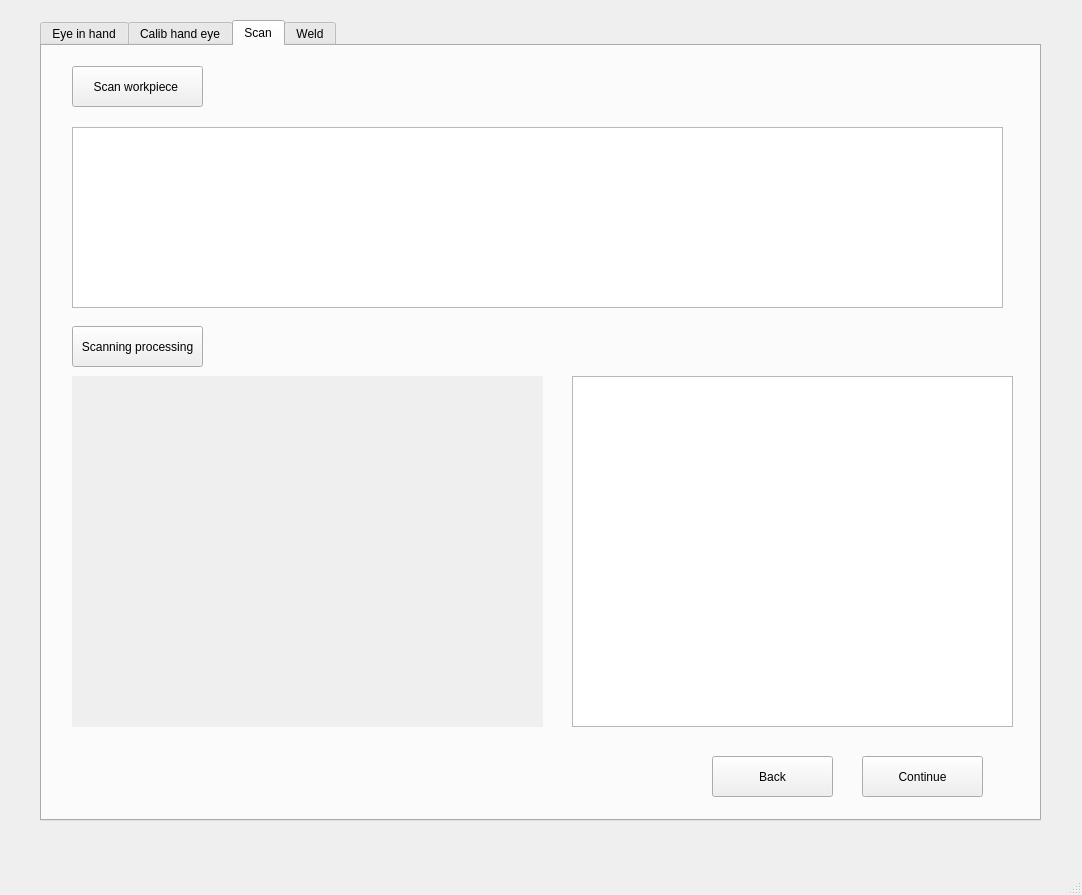
<?xml version="1.0" encoding="UTF-8"?>
<ui version="4.0">
 <class>MainWindow</class>
 <widget class="QMainWindow" name="MainWindow">
  <property name="geometry">
   <rect>
    <x>0</x>
    <y>0</y>
    <width>1082</width>
    <height>895</height>
   </rect>
  </property>
  <property name="minimumSize">
   <size>
    <width>0</width>
    <height>0</height>
   </size>
  </property>
  <property name="windowTitle">
   <string>MainWindow</string>
  </property>
  <widget class="QWidget" name="centralwidget">
   <widget class="QTabWidget" name="tabWidget">
    <property name="geometry">
     <rect>
      <x>40</x>
      <y>20</y>
      <width>1001</width>
      <height>801</height>
     </rect>
    </property>
    <property name="minimumSize">
     <size>
      <width>1000</width>
      <height>800</height>
     </size>
    </property>
    <property name="currentIndex">
     <number>2</number>
    </property>
    <widget class="QWidget" name="Eye_in_hand">
     <attribute name="title">
      <string>Eye in hand</string>
     </attribute>
     <widget class="QPushButton" name="Checker_laser_in">
      <property name="geometry">
       <rect>
        <x>220</x>
        <y>230</y>
        <width>121</width>
        <height>51</height>
       </rect>
      </property>
      <property name="text">
       <string>Capture checker</string>
      </property>
     </widget>
     <widget class="QPushButton" name="Get_pos_in">
      <property name="geometry">
       <rect>
        <x>220</x>
        <y>120</y>
        <width>121</width>
        <height>51</height>
       </rect>
      </property>
      <property name="text">
       <string>Get pos</string>
      </property>
     </widget>
     <widget class="QPushButton" name="Checkerboard_in">
      <property name="geometry">
       <rect>
        <x>60</x>
        <y>230</y>
        <width>121</width>
        <height>51</height>
       </rect>
      </property>
      <property name="text">
       <string>Capture image</string>
      </property>
     </widget>
     <widget class="QPushButton" name="Save_pos_in">
      <property name="geometry">
       <rect>
        <x>380</x>
        <y>120</y>
        <width>121</width>
        <height>51</height>
       </rect>
      </property>
      <property name="text">
       <string>Save pos</string>
      </property>
     </widget>
     <widget class="QPushButton" name="Move_in">
      <property name="geometry">
       <rect>
        <x>60</x>
        <y>120</y>
        <width>121</width>
        <height>51</height>
       </rect>
      </property>
      <property name="text">
       <string>Move</string>
      </property>
     </widget>
     <widget class="QPushButton" name="Cap_laser_in">
      <property name="geometry">
       <rect>
        <x>380</x>
        <y>230</y>
        <width>121</width>
        <height>51</height>
       </rect>
      </property>
      <property name="text">
       <string>Capture laser</string>
      </property>
     </widget>
     <widget class="QPushButton" name="Continue_2">
      <property name="geometry">
       <rect>
        <x>820</x>
        <y>710</y>
        <width>121</width>
        <height>41</height>
       </rect>
      </property>
      <property name="text">
       <string>Continue</string>
      </property>
     </widget>
     <widget class="QPushButton" name="Close">
      <property name="geometry">
       <rect>
        <x>670</x>
        <y>710</y>
        <width>121</width>
        <height>41</height>
       </rect>
      </property>
      <property name="text">
       <string>Close</string>
      </property>
     </widget>
     <widget class="QLabel" name="label_6">
      <property name="geometry">
       <rect>
        <x>60</x>
        <y>190</y>
        <width>321</width>
        <height>31</height>
       </rect>
      </property>
      <property name="font">
       <font>
        <family>Times New Roman</family>
        <pointsize>10</pointsize>
        <weight>75</weight>
        <bold>true</bold>
       </font>
      </property>
      <property name="text">
       <string>CAMERA TASK</string>
      </property>
     </widget>
     <widget class="QLabel" name="label_5">
      <property name="geometry">
       <rect>
        <x>60</x>
        <y>20</y>
        <width>481</width>
        <height>31</height>
       </rect>
      </property>
      <property name="font">
       <font>
        <family>Times New Roman</family>
        <pointsize>13</pointsize>
        <weight>75</weight>
        <bold>true</bold>
       </font>
      </property>
      <property name="text">
       <string>EYE IN HAND CALIBRATION PROCESS</string>
      </property>
     </widget>
     <widget class="QLabel" name="label_4">
      <property name="geometry">
       <rect>
        <x>60</x>
        <y>80</y>
        <width>321</width>
        <height>31</height>
       </rect>
      </property>
      <property name="font">
       <font>
        <family>Times New Roman</family>
        <pointsize>10</pointsize>
        <weight>75</weight>
        <bold>true</bold>
       </font>
      </property>
      <property name="text">
       <string>ROBOT TASK</string>
      </property>
     </widget>
     <widget class="QListWidget" name="infor_process_in">
      <property name="geometry">
       <rect>
        <x>30</x>
        <y>370</y>
        <width>931</width>
        <height>311</height>
       </rect>
      </property>
     </widget>
     <widget class="QPushButton" name="Star_calib_process_in">
      <property name="geometry">
       <rect>
        <x>60</x>
        <y>300</y>
        <width>121</width>
        <height>51</height>
       </rect>
      </property>
      <property name="text">
       <string>Start</string>
      </property>
     </widget>
     <widget class="QLabel" name="show_image_calib_in">
      <property name="geometry">
       <rect>
        <x>510</x>
        <y>20</y>
        <width>451</width>
        <height>331</height>
       </rect>
      </property>
      <property name="frameShape">
       <enum>QFrame::WinPanel</enum>
      </property>
      <property name="text">
       <string/>
      </property>
     </widget>
    </widget>
    <widget class="QWidget" name="Calib_main">
     <attribute name="title">
      <string>Calib hand eye</string>
     </attribute>
     <widget class="QPushButton" name="Calib_main_in">
      <property name="geometry">
       <rect>
        <x>30</x>
        <y>30</y>
        <width>111</width>
        <height>41</height>
       </rect>
      </property>
      <property name="text">
       <string>Calib eye in hand</string>
      </property>
     </widget>
     <widget class="QPushButton" name="Back_3">
      <property name="geometry">
       <rect>
        <x>650</x>
        <y>720</y>
        <width>121</width>
        <height>41</height>
       </rect>
      </property>
      <property name="text">
       <string>Back</string>
      </property>
     </widget>
     <widget class="QPushButton" name="Continue_3">
      <property name="geometry">
       <rect>
        <x>800</x>
        <y>720</y>
        <width>121</width>
        <height>41</height>
       </rect>
      </property>
      <property name="text">
       <string>Continue</string>
      </property>
     </widget>
     <widget class="QListWidget" name="infor_eye_in_hand">
      <property name="geometry">
       <rect>
        <x>30</x>
        <y>90</y>
        <width>501</width>
        <height>261</height>
       </rect>
      </property>
     </widget>
     <widget class="QWidget" name="widget_2" native="true">
      <property name="geometry">
       <rect>
        <x>571</x>
        <y>91</y>
        <width>349</width>
        <height>259</height>
       </rect>
      </property>
      <property name="autoFillBackground">
       <bool>true</bool>
      </property>
      <widget class="QWidget" name="verticalLayoutWidget_3">
       <property name="geometry">
        <rect>
         <x>0</x>
         <y>0</y>
         <width>351</width>
         <height>261</height>
        </rect>
       </property>
       <layout class="QVBoxLayout" name="eyeinhand_graph"/>
      </widget>
     </widget>
     <widget class="QListWidget" name="infor_laser_in_3">
      <property name="geometry">
       <rect>
        <x>30</x>
        <y>430</y>
        <width>501</width>
        <height>261</height>
       </rect>
      </property>
     </widget>
     <widget class="QPushButton" name="Calib_laser_in_3">
      <property name="geometry">
       <rect>
        <x>30</x>
        <y>370</y>
        <width>191</width>
        <height>41</height>
       </rect>
      </property>
      <property name="text">
       <string>Calib laser - camera</string>
      </property>
     </widget>
     <widget class="QWidget" name="verticalLayoutWidget_5">
      <property name="geometry">
       <rect>
        <x>581</x>
        <y>431</y>
        <width>351</width>
        <height>261</height>
       </rect>
      </property>
      <layout class="QVBoxLayout" name="laser_in_graph">
       <property name="leftMargin">
        <number>0</number>
       </property>
       <property name="topMargin">
        <number>0</number>
       </property>
       <property name="rightMargin">
        <number>0</number>
       </property>
       <property name="bottomMargin">
        <number>0</number>
       </property>
       <item>
        <widget class="QWidget" name="widget_12" native="true">
         <property name="autoFillBackground">
          <bool>true</bool>
         </property>
        </widget>
       </item>
      </layout>
     </widget>
     <zorder>widget_2</zorder>
     <zorder>Calib_main_in</zorder>
     <zorder>Back_3</zorder>
     <zorder>Continue_3</zorder>
     <zorder>infor_eye_in_hand</zorder>
     <zorder>infor_laser_in_3</zorder>
     <zorder>Calib_laser_in_3</zorder>
     <zorder>verticalLayoutWidget_5</zorder>
    </widget>
    <widget class="QWidget" name="main_scan">
     <attribute name="title">
      <string>Scan</string>
     </attribute>
     <widget class="QPushButton" name="Run_scan">
      <property name="geometry">
       <rect>
        <x>30</x>
        <y>20</y>
        <width>131</width>
        <height>41</height>
       </rect>
      </property>
      <property name="text">
       <string>Scan workpiece </string>
      </property>
     </widget>
     <widget class="QPushButton" name="Continue_8">
      <property name="geometry">
       <rect>
        <x>820</x>
        <y>710</y>
        <width>121</width>
        <height>41</height>
       </rect>
      </property>
      <property name="text">
       <string>Continue</string>
      </property>
     </widget>
     <widget class="QPushButton" name="Back_8">
      <property name="geometry">
       <rect>
        <x>670</x>
        <y>710</y>
        <width>121</width>
        <height>41</height>
       </rect>
      </property>
      <property name="text">
       <string>Back</string>
      </property>
     </widget>
     <widget class="QPushButton" name="Scanning_processing">
      <property name="geometry">
       <rect>
        <x>30</x>
        <y>280</y>
        <width>131</width>
        <height>41</height>
       </rect>
      </property>
      <property name="text">
       <string>Scanning processing</string>
      </property>
     </widget>
     <widget class="QWidget" name="verticalLayoutWidget">
      <property name="geometry">
       <rect>
        <x>30</x>
        <y>330</y>
        <width>471</width>
        <height>351</height>
       </rect>
      </property>
      <layout class="QVBoxLayout" name="trajectory_graph">
       <item>
        <widget class="QWidget" name="widget_5" native="true">
         <property name="autoFillBackground">
          <bool>true</bool>
         </property>
        </widget>
       </item>
      </layout>
     </widget>
     <widget class="QListWidget" name="Cal_trajectory">
      <property name="geometry">
       <rect>
        <x>530</x>
        <y>330</y>
        <width>441</width>
        <height>351</height>
       </rect>
      </property>
      <property name="font">
       <font>
        <pointsize>13</pointsize>
       </font>
      </property>
     </widget>
     <widget class="QListWidget" name="Scanlist">
      <property name="geometry">
       <rect>
        <x>30</x>
        <y>81</y>
        <width>931</width>
        <height>181</height>
       </rect>
      </property>
     </widget>
    </widget>
    <widget class="QWidget" name="welding">
     <attribute name="title">
      <string>Weld</string>
     </attribute>
     <widget class="QPushButton" name="start_weld">
      <property name="geometry">
       <rect>
        <x>440</x>
        <y>510</y>
        <width>181</width>
        <height>71</height>
       </rect>
      </property>
      <property name="font">
       <font>
        <pointsize>14</pointsize>
       </font>
      </property>
      <property name="text">
       <string>Start weld</string>
      </property>
     </widget>
     <widget class="QPushButton" name="Done">
      <property name="geometry">
       <rect>
        <x>820</x>
        <y>710</y>
        <width>121</width>
        <height>41</height>
       </rect>
      </property>
      <property name="text">
       <string>Done</string>
      </property>
     </widget>
     <widget class="QPushButton" name="Back_9">
      <property name="geometry">
       <rect>
        <x>670</x>
        <y>710</y>
        <width>121</width>
        <height>41</height>
       </rect>
      </property>
      <property name="text">
       <string>Back</string>
      </property>
     </widget>
     <widget class="QListWidget" name="welding_process">
      <property name="geometry">
       <rect>
        <x>570</x>
        <y>50</y>
        <width>381</width>
        <height>431</height>
       </rect>
      </property>
     </widget>
     <widget class="QWidget" name="verticalLayoutWidget_4">
      <property name="geometry">
       <rect>
        <x>40</x>
        <y>50</y>
        <width>471</width>
        <height>431</height>
       </rect>
      </property>
      <layout class="QVBoxLayout" name="welding_trajectory">
       <item>
        <widget class="QWidget" name="widget_6" native="true">
         <property name="autoFillBackground">
          <bool>true</bool>
         </property>
        </widget>
       </item>
      </layout>
     </widget>
    </widget>
   </widget>
  </widget>
  <widget class="QMenuBar" name="menubar">
   <property name="geometry">
    <rect>
     <x>0</x>
     <y>0</y>
     <width>1082</width>
     <height>26</height>
    </rect>
   </property>
  </widget>
  <widget class="QStatusBar" name="statusbar"/>
 </widget>
 <resources/>
 <connections/>
</ui>
